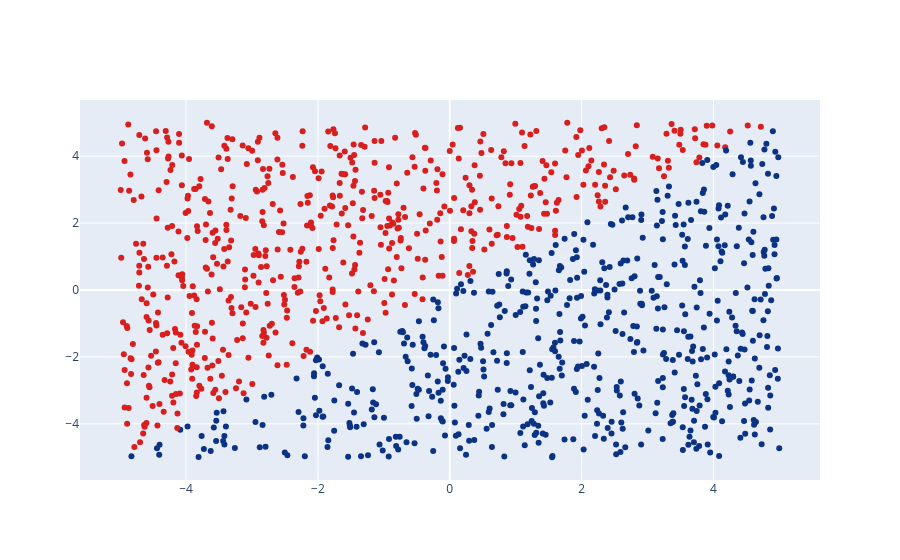

This figure's notebook cell:
### Markdown cell above
## Linear data

### Code cell
def even_classes(X, y):
    counts = [np.sum(y == i) for i in [0, 1]]
    min_counts = np.min(counts)
    
    final_X = []
    final_y = []
    for c in [0, 1]:
        final_X.append(X[y == c][:min_counts])
        final_y.append(y[y == c][:min_counts])
    
    final_X = np.array(final_X) 
    final_y = np.array(final_y)

    final_X = final_X.reshape((final_X.shape[0]*final_X.shape[1], final_X.shape[2])) 
    final_y = final_y.reshape((final_y.shape[0]*final_y.shape[1]))

    random_perm = np.random.permutation(final_X.shape[0])
    final_X, final_y = final_X[random_perm], final_y[random_perm]
    return final_X, final_y



def oracle_classifier_linear(X):
    labels = []
    for i in range(X.shape[0]):
        labels.append(1 if (X[i][0]) < (X[i][1]) else 0)
    return np.array(labels)
        
        
y_linear = oracle_classifier_linear(X)
X, y_linear = even_classes(X, y_linear)

go.Figure([go.Scatter(x = X[:, 0], y=X[:, 1], mode = 'markers',
        marker = dict(color=y_linear, colorscale='Portland'))]).show()

### Figure 1 — Plotly figure (JSON) as saved in the notebook; plotly's stock layout.template omitted (floating-point values rounded to 4 significant figures; data arrays with more than 128 entries replaced by an {"elided": "..."} marker saying what was removed)
{"data": [{"marker": {"color": {"elided": "1172 int values"}, "colorscale": [[0, "rgb(12,51,131)"], [0.25, "rgb(10,136,186)"], [0.5, "rgb(242,211,56)"], [0.75, "rgb(242,143,56)"], [1, "rgb(217,30,30)"]]}, "mode": "markers", "type": "scatter", "x": {"elided": "1172 float values"}, "y": {"elided": "1172 float values"}}], "layout": {}}
